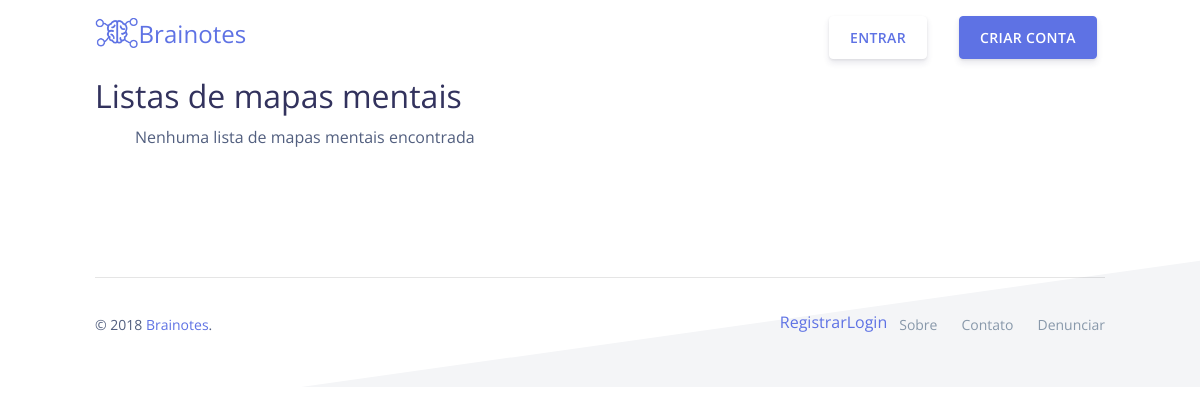
Page /l/ on the earlier database version.
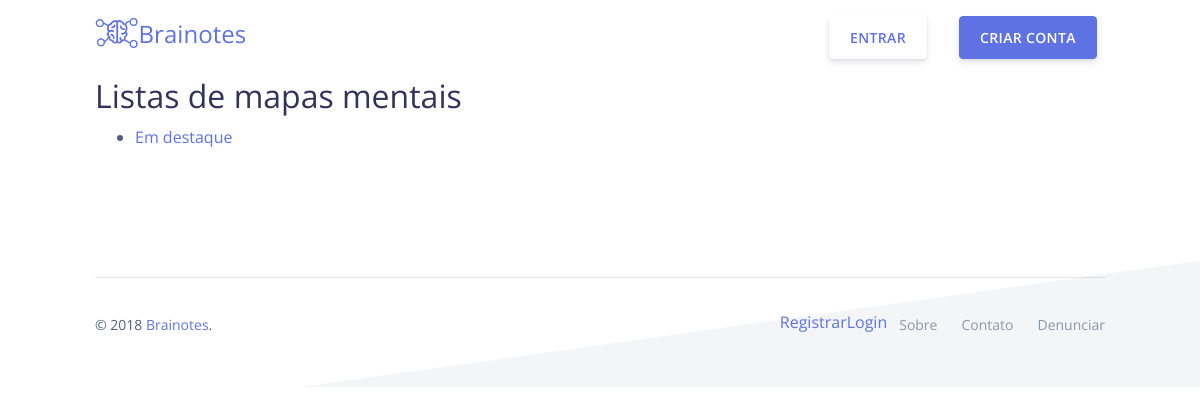
Same page on the later database version.
### mindmaps/models.py (models this page shows)
class Listing(models.Model):
    title = models.CharField(max_length=128)
    public_id = models.CharField(max_length=16)
    friendly_url = models.CharField(max_length=128)
    language = models.CharField(max_length=8)
    maps = models.ManyToManyField(Map, blank=True, related_name="maps")

### mindmaps/views.py (the view)
# urls.py: path("l/", views.alllistings, name="alllistings"),
def alllistings(request):
    try:
        listings = Listing.objects.all()
    except Listing.DoesNotExist:
        raise Http404("No listing found")
    context = {
        "listings": listings
    }
    return render(request, "maps/listings.html", context)

### mindmaps/templates/maps/listings.html (shortened to what this page needs)
{% extends "../maps/base.html" %}
{% block body %}
{% load static %}
<div class="container">
  <h2>Listas de mapas mentais</h2>
  <ul>
    {% for listing in listings %}
      <li>
        <a href="{% url 'listing' listing.id %}">{{ listing.title }}</a>
      </li>
    {% empty %}
    Nenhuma lista de mapas mentais encontrada
    {% endfor %}
  </ul>
</div>
{% endblock %}

Differences in the rows shown:
added Listing: title "Em destaque"
Other differences:
text no longer shown: "Nenhuma lista de mapas mentais encontrada"
